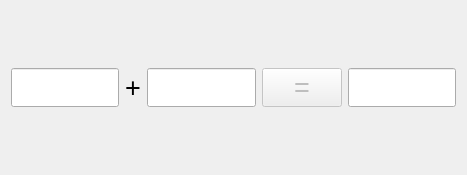
<?xml version="1.0" encoding="UTF-8"?>
<ui version="4.0">
 <class>CalculatorDialog</class>
 <widget class="QDialog" name="CalculatorDialog">
  <property name="geometry">
   <rect>
    <x>0</x>
    <y>0</y>
    <width>467</width>
    <height>175</height>
   </rect>
  </property>
  <property name="font">
   <font>
    <pointsize>20</pointsize>
   </font>
  </property>
  <property name="windowTitle">
   <string>计算器</string>
  </property>
  <layout class="QHBoxLayout" name="horizontalLayout">
   <item>
    <widget class="QLineEdit" name="m_editX">
     <property name="alignment">
      <set>Qt::AlignRight|Qt::AlignTrailing|Qt::AlignVCenter</set>
     </property>
    </widget>
   </item>
   <item>
    <widget class="QLabel" name="m_label">
     <property name="text">
      <string>+</string>
     </property>
    </widget>
   </item>
   <item>
    <widget class="QLineEdit" name="m_editY">
     <property name="alignment">
      <set>Qt::AlignRight|Qt::AlignTrailing|Qt::AlignVCenter</set>
     </property>
    </widget>
   </item>
   <item>
    <widget class="QPushButton" name="m_button">
     <property name="enabled">
      <bool>false</bool>
     </property>
     <property name="text">
      <string>=</string>
     </property>
    </widget>
   </item>
   <item>
    <widget class="QLineEdit" name="m_editZ">
     <property name="alignment">
      <set>Qt::AlignRight|Qt::AlignTrailing|Qt::AlignVCenter</set>
     </property>
     <property name="readOnly">
      <bool>true</bool>
     </property>
    </widget>
   </item>
  </layout>
 </widget>
 <resources/>
 <connections/>
</ui>
